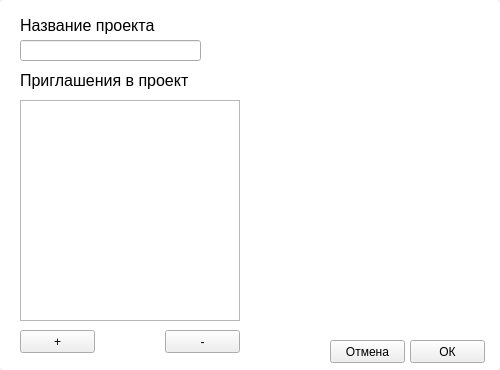
<?xml version="1.0" encoding="UTF-8"?>
<ui version="4.0">
 <class>Form</class>
 <widget class="QWidget" name="Form">
  <property name="geometry">
   <rect>
    <x>0</x>
    <y>0</y>
    <width>500</width>
    <height>370</height>
   </rect>
  </property>
  <property name="windowTitle">
   <string>Form</string>
  </property>
  <property name="styleSheet">
   <string notr="true"/>
  </property>
  <widget class="QLineEdit" name="new_project_name">
   <property name="geometry">
    <rect>
     <x>20</x>
     <y>40</y>
     <width>181</width>
     <height>21</height>
    </rect>
   </property>
  </widget>
  <widget class="QLabel" name="label">
   <property name="geometry">
    <rect>
     <x>20</x>
     <y>15</y>
     <width>151</width>
     <height>21</height>
    </rect>
   </property>
   <property name="font">
    <font>
     <pointsize>12</pointsize>
    </font>
   </property>
   <property name="text">
    <string>Название проекта</string>
   </property>
  </widget>
  <widget class="QListWidget" name="logins_list">
   <property name="geometry">
    <rect>
     <x>20</x>
     <y>100</y>
     <width>220</width>
     <height>221</height>
    </rect>
   </property>
  </widget>
  <widget class="QLabel" name="label_2">
   <property name="geometry">
    <rect>
     <x>20</x>
     <y>70</y>
     <width>191</width>
     <height>21</height>
    </rect>
   </property>
   <property name="font">
    <font>
     <pointsize>12</pointsize>
    </font>
   </property>
   <property name="text">
    <string>Приглашения в проект</string>
   </property>
  </widget>
  <widget class="QPushButton" name="add_login">
   <property name="geometry">
    <rect>
     <x>20</x>
     <y>330</y>
     <width>75</width>
     <height>23</height>
    </rect>
   </property>
   <property name="text">
    <string>+</string>
   </property>
  </widget>
  <widget class="QPushButton" name="del_login">
   <property name="geometry">
    <rect>
     <x>165</x>
     <y>330</y>
     <width>75</width>
     <height>23</height>
    </rect>
   </property>
   <property name="text">
    <string>-</string>
   </property>
  </widget>
  <widget class="QPushButton" name="cancel_new_project_button">
   <property name="geometry">
    <rect>
     <x>330</x>
     <y>340</y>
     <width>75</width>
     <height>23</height>
    </rect>
   </property>
   <property name="text">
    <string>Отмена</string>
   </property>
  </widget>
  <widget class="QPushButton" name="create_new_project_button">
   <property name="geometry">
    <rect>
     <x>410</x>
     <y>340</y>
     <width>75</width>
     <height>23</height>
    </rect>
   </property>
   <property name="text">
    <string>ОК</string>
   </property>
  </widget>
  <widget class="QWidget" name="widget" native="true">
   <property name="geometry">
    <rect>
     <x>0</x>
     <y>0</y>
     <width>500</width>
     <height>370</height>
    </rect>
   </property>
   <property name="styleSheet">
    <string notr="true">background-color: rgb(255, 255, 255);
border-radius: 4px;</string>
   </property>
  </widget>
  <zorder>widget</zorder>
  <zorder>new_project_name</zorder>
  <zorder>label</zorder>
  <zorder>logins_list</zorder>
  <zorder>label_2</zorder>
  <zorder>add_login</zorder>
  <zorder>del_login</zorder>
  <zorder>cancel_new_project_button</zorder>
  <zorder>create_new_project_button</zorder>
 </widget>
 <resources/>
 <connections/>
</ui>
